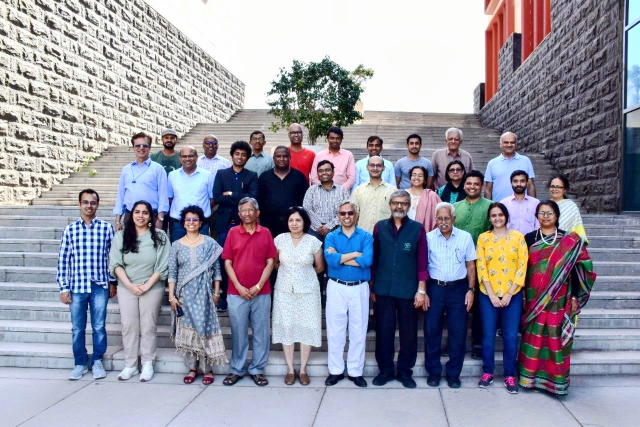
#> input picture Plaksha_Faculty.jpg, 1280 x 854 px (shown at 1/2 size)
$ jupyter execute Hussein_Lab5.ipynb
#> lines starting #> are read from the running program, lines starting #| are printed output that depends on the picture; after the words box and inside, x2 and y2 are one past the last pixel; in counts of white or black regions, pixels touching at a corner belong together
#### Instructions
###### Follow the instructions given in comments prefixed with ## and write your code below that.
###### Also fill the partial code in given blanks.
###### Don't make any changes to the rest part of the codes

### Answer the questions given at the end of this notebook within your report.

### You would need to submit your GitHub repository link. Refer to the PDF document for the instructions and details.

[cell 1]
import cv2
import numpy as np
import matplotlib.pyplot as plt
from sklearn.cluster import KMeans
from scipy.spatial import distance
from matplotlib.offsetbox import OffsetImage, AnnotationBbox

[cell 2]
## Reading the image plaksha_Faculty.jpg
img = cv2.imread("Plaksha_Faculty.jpg")
#> img is the input picture: shape (854, 1280, 3); mean B, G, R 162.4, 149, 149.2

## Convert the image to grayscale
gray_img = cv2.cvtColor(img, cv2.COLOR_BGR2GRAY)
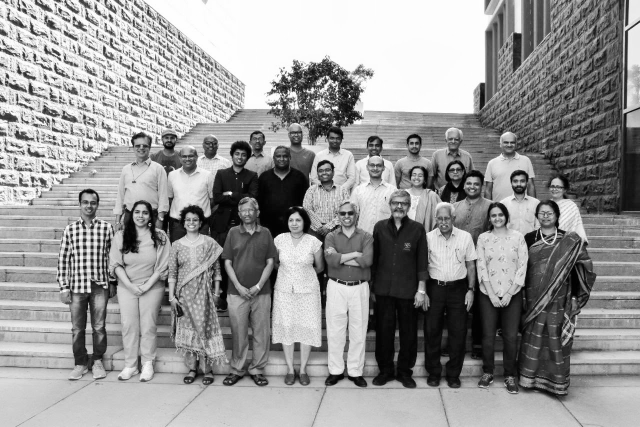
#> gray_img: shape (854, 1280) (shown at 1/2 size); min 0, max 255, mean 150.6

# Loading the required haar-cascade xml classifier file
face_cascade = cv2.CascadeClassifier("haarcascade_frontalface_default.xml")

# Applying the face detection method on the grayscale image.
## Change the parameters for better detection of faces in your case.
faces_rect = face_cascade.detectMultiScale(gray_img, 1.05, 4, minSize=(25,25), maxSize=(50,50))
#> faces_rect = 30 rows, first 6: [322, 263, 33, 33], [654, 265, 31, 31], [500, 266, 30, 30], [892, 267, 31, 31], [409, 277, 28, 28], [812, 274, 34, 34]

# Define the text and font parameters
text = "Face" ## The text you want to write
font = cv2.FONT_HERSHEY_PLAIN  ## Font type
font_scale = 2  ## Font scale factor
font_color = (0, 0, 255)  ## Text color in BGR format (here, it's red)
font_thickness = 2  ## Thickness of the text


# Iterating through rectangles of detected faces
for (x, y, w, h) in faces_rect:
    cv2.rectangle(img, (x, y), (x+w, y+h), (0, 0, 255), 2)
    # Use cv2.putText to add the text to the image, Use text, font, font_scale, font_color, font_thickness here
    cv2.putText(img, text, (x,y), font, font_scale, font_color, font_thickness)
#> this loop made 30 passes
#> (x, y, w, h) on passes 1 to 12: (322, 263, 33, 33), (654, 265, 31, 31), (500, 266, 30, 30), (892, 267, 31, 31), (409, 277, 28, 28), (812, 274, 34, 34), (464, 296, 33, 33), (632, 328, 34, 34), (819, 337, 33, 33), (570, 426, 39, 39), (576, 253, 32, 32), (1003, 273, 32, 32)
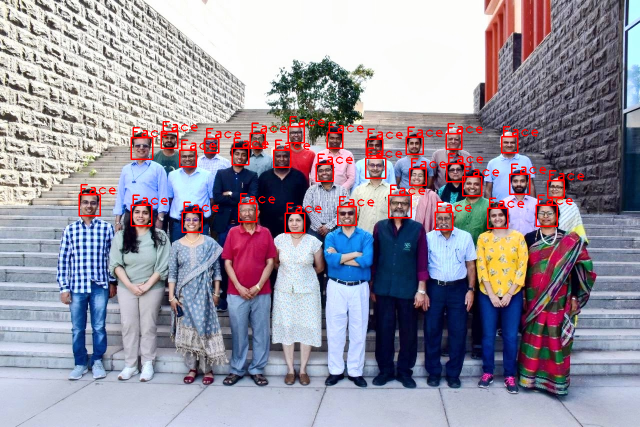
#> img: shape (854, 1280, 3) (shown at 1/2 size); 2.29% of pixels changed, all inside (x1, y1, x2, y2) = (157, 232, 1169, 467)

## Display the image and window title should be "Total number of face detected are #"
cv2.imshow(f"Total number of face detected are {len(faces_rect)}", img)
cv2.waitKey(0)
cv2.destroyAllWindows()

[cell 3]
from matplotlib.offsetbox import OffsetImage, AnnotationBbox
# Extract face region features (Hue and Saturation)
img_hsv = cv2.cvtColor(img, cv2.COLOR_BGR2HSV) ## call the img and convert it from BGR to HSV and store in img_hsv
#> img_hsv: shape (854, 1280, 3); mean H, S, V 85, 72.2, 174.3
hue_saturation = []
face_images = []  # To store detected face images

for (x, y, w, h) in faces_rect:
    face = img_hsv[y:y + h, x:x + w]
    hue = np.mean(face[:, :, 0])
    saturation = np.mean(face[:, :, 1])
    hue_saturation.append((hue, saturation))
    face_images.append(face)
#> this loop made 30 passes
#> (x, y, w, h, hue, saturation) on passes 1 to 12: (322, 263, 33, 33, 57.5, 132.5), (654, 265, 31, 31, 50.4, 133.1), (500, 266, 30, 30, 30.61, 138.5), (892, 267, 31, 31, 81.31, 108.2), (409, 277, 28, 28, 91.03, 143.1), (812, 274, 34, 34, 62.79, 116.9), (464, 296, 33, 33, 42.56, 134.3), (632, 328, 34, 34, 81.22, 114.8), (819, 337, 33, 33, 36.69, 114.4), (570, 426, 39, 39, 55.81, 115.3), (576, 253, 32, 32, 78.22, 99.11), (1003, 273, 32, 32, 51.71, 106.9)
#> after the loop, face_images = 30 items; hue_saturation = 30 pairs, first value 23.14 to 120.8, second value 80.77 to 153.6

hue_saturation = np.array(hue_saturation)
## Perform k-Means clustering on hue_saturation and store in kmeans
kmeans = KMeans(2).fit(hue_saturation)
centroids = kmeans.cluster_centers_
#> centroids = [[43.96, 122], [79.17, 110.8]]
labels = kmeans.labels_
#> labels = 30 values, max 1 at index 3, min 0 at index 0, mean 0.533

# Create a figure and axis
fig, ax = plt.subplots(figsize=(12, 6))

# Plot the clustered faces with custom markers
for i, (x,y,w,h ) in enumerate(faces_rect):
    im = OffsetImage(cv2.cvtColor(cv2.resize(face_images[i], (20, 20)), cv2.COLOR_HSV2RGB))
    ab = AnnotationBbox(im, (hue_saturation[i, 0], hue_saturation[i, 1]), frameon=False, pad=0)
    ax.add_artist(ab)
    plt.plot(hue_saturation[i, 0], hue_saturation[i, 1])


## Put x label
plt.xlabel("Hue")
## Put y label
plt.ylabel("Saturation")
## Put title
plt.title("Feature Based Clustering into 2 classes")
## Put grid
plt.grid(True)
## show the plot
plt.show()
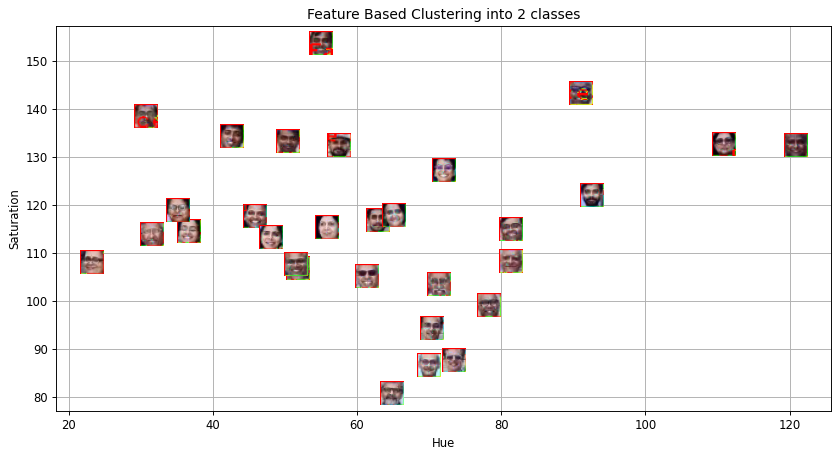
#> figure drawn by matplotlib, 1 panel

[cell 4]
# Create an empty list to store legend labels
legend_labels = []

# Create lists to store points for each cluster
cluster_0_points = []
cluster_1_points = []

# Your code for scatter plot goes here
fig, ax = plt.subplots(figsize=(12, 6))
for i, (x, y, w, h) in enumerate(faces_rect):
    if kmeans.labels_[i] == 0:
        cluster_0_points.append((hue_saturation[i, 0], hue_saturation[i, 1]))
    else:
        cluster_1_points.append((hue_saturation[i, 0], hue_saturation[i, 1]))
#> after the loop, cluster_0_points = [(57.5, 132.5), (50.4, 133.1), (30.61, 138.5), (42.56, 134.3), (36.69, 114.4), (55.81, 115.3), (51.71, 106.9), (54.94, 153.6), (45.8, 117.5), (23.14, 108), (31.55, 113.9), (48.03, 113.2), (51.53, 107.6), (35.11, 118.8)]; cluster_1_points = [(81.31, 108.2), (91.03, 143.1), (62.79, 116.9), (81.22, 114.8), (78.22, 99.11), (120.8, 132.5), (110.9, 132.6), (72, 127.1), (69.96, 86.68), (92.49, 122), (61.3, 105.1), (65.06, 117.9), (70.27, 94.28), (71.27, 103.4), (73.39, 87.63), (64.75, 80.77)]


cluster_0_points = np.array(cluster_0_points)
#> cluster_0_points = 14 rows, first 8: [57.5, 132.5], [50.4, 133.1], [30.61, 138.5], [42.56, 134.3], [36.69, 114.4], [55.81, 115.3], [51.71, 106.9], [54.94, 153.6]
# Plot points for cluster 0 in green
plt.scatter(cluster_0_points[:, 0], cluster_0_points[:, 1], c="green")


cluster_1_points = np.array(cluster_1_points)
#> cluster_1_points = 16 rows, first 8: [81.31, 108.2], [91.03, 143.1], [62.79, 116.9], [81.22, 114.8], [78.22, 99.11], [120.8, 132.5], [110.9, 132.6], [72, 127.1]
# Plot points for cluster 1 in blue
plt.scatter(cluster_1_points[:, 0], cluster_1_points[:, 1], c="blue")

# Calculate and plot centroids
centroid_0 = cluster_0_points.mean(axis= 0)
#> centroid_0 = [43.96, 122]
centroid_1 = cluster_1_points.mean(axis= 0)
#> centroid_1 = [79.17, 110.8]
# Plot both the centroid for cluster 0 and cluster 1
plt.scatter(centroid_0[0], centroid_0[1], c = "green", marker ='x')
plt.scatter(centroid_1[0], centroid_1[1], c = "blue", marker = 'x')

## Put x label
plt.xlabel("Hue")
## Put y label
plt.ylabel("Saturation")
## Put title
plt.title("Scatter Plot of Clustered Points")
## Put grid
plt.grid(True)
## show the plot
plt.show()
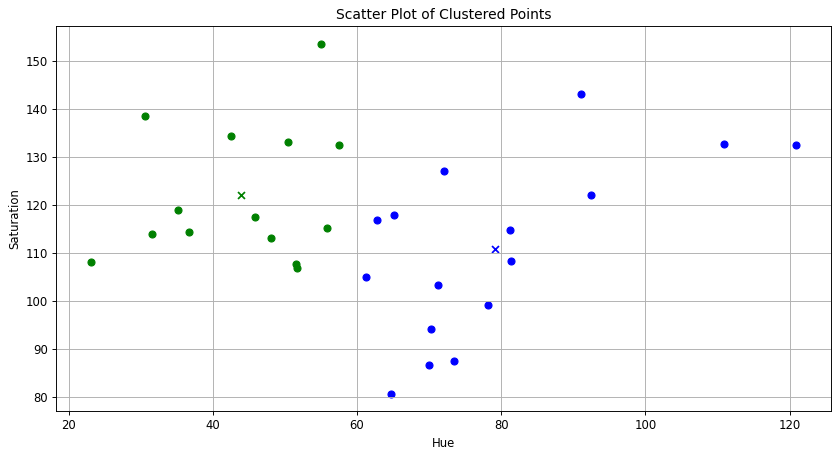
#> figure drawn by matplotlib, 1 panel

[cell 5]
## Read the class of the template image 'Dr_Shashi_Tharoor.jpg' using cv2 and store it in template_img
template_img = cv2.imread("Dr_Shashi_Tharoor.jpg")
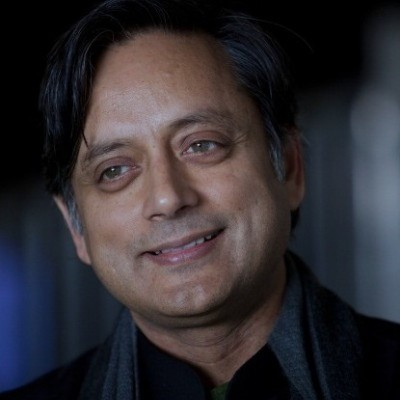
#> input picture Dr_Shashi_Tharoor.jpg, 400 x 400 px
#> template_img is the input picture: shape (400, 400, 3); mean B, G, R 49.8, 45.4, 49.1
# Detect face  in the template image after converting it to gray and store it in template_faces
template_gray = cv2.cvtColor(template_img, cv2.COLOR_BGR2GRAY)
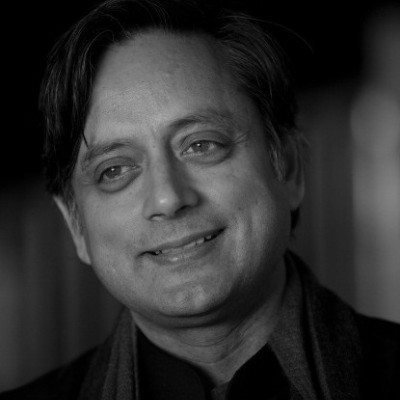
#> template_gray: shape (400, 400); min 0, max 188, mean 47
template_faces = face_cascade.detectMultiScale(template_gray, 1.05, 4)
#> template_faces = [[43, 60, 253, 253]]
# Draw rectangles around the detected faces
for (x, y, w, h) in template_faces:
    cv2.rectangle(template_img, (x, y), (x + w, y + h), (0, 255, 0), 3)
#> this loop made 1 pass
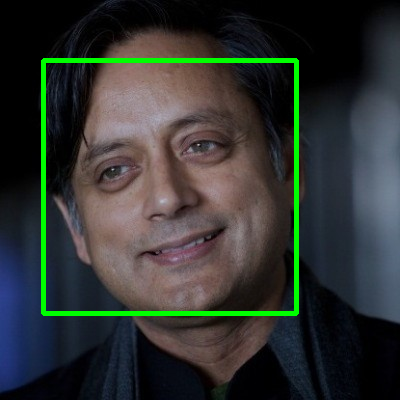
#> template_img: shape (400, 400, 3); 3.16% of pixels changed, all inside (x1, y1, x2, y2) = (41, 58, 299, 316)
cv2.imshow("Detected Face in Template Image", template_img)
cv2.waitKey(0)
cv2.destroyAllWindows()

[cell 6]
# Convert the template image to HSV color space and store it in template_hsv
template_hsv = cv2.cvtColor(template_img, cv2.COLOR_BGR2HSV)
#> template_hsv: shape (400, 400, 3); mean H, S, V 66.7, 90.5, 64.6

# Extract hue and saturation features from the template image as we did it for detected faces.

x, y, w, h = template_faces[0]
#> x = 43; y = 60; w = 253; h = 253
face = template_hsv[y:y+h, x:x+w]
#> face: shape (253, 253, 3); mean H, S, V 53.3, 76.7, 93.5
template_hue = np.mean(face[:, :, 0])
#> template_hue = 53.29
template_saturation = np.mean(face[:, :, 1])
#> template_saturation = 76.67

# Predict the cluster label for the template image and store it in template_label
pred_point = np.array([[template_hue, template_saturation]])
#> pred_point = [[53.29, 76.67]]
template_label = kmeans.predict( pred_point  )
#> template_label = [1]

# Create a figure and axis for visualization
fig, ax = plt.subplots(figsize=(12, 6))

# Plot the clustered faces with custom markers (similar to previous code)
for i, (x, y, w, h) in enumerate(faces_rect):
    color = 'red' if kmeans.labels_[i] == 0 else 'blue'
    im = OffsetImage(cv2.cvtColor(cv2.resize(face_images[i], (20, 20)), cv2.COLOR_HSV2RGB))
    ab = AnnotationBbox(im, (hue_saturation[i, 0], hue_saturation[i, 1]), frameon=False, pad=0)
    ax.add_artist(ab)
    plt.plot(hue_saturation[i, 0], hue_saturation[i, 1], 'o', markersize=5, color=color)
#> this loop made 30 passes

# Plot the template image in the respective cluster
if template_label == 0:
    color = 'red'
else:
    color = 'blue'
im = OffsetImage(cv2.cvtColor(cv2.resize(template_img, (20, 20)), cv2.COLOR_BGR2RGB))
ab = AnnotationBbox(im, (template_hue, template_saturation), frameon=False, pad=0)
ax.add_artist(ab)
plt.plot(template_hue, template_saturation, 'o', markersize=5, color=color)

## Put x label
plt.xlabel("Hue")
## Put y label
plt.ylabel("Saturation")
## Put title
plt.title("Plot with Dr Shashi Classified")
## Put grid
plt.grid(True)
## show the plot
plt.show()
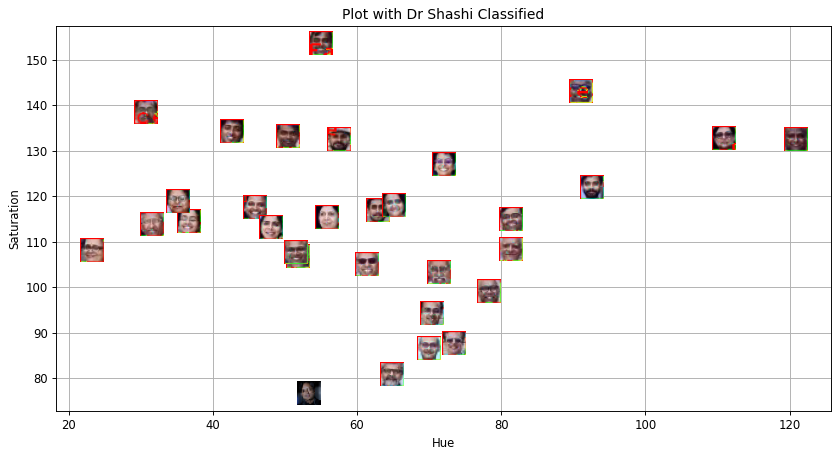
#> figure drawn by matplotlib, 1 panel

[cell 7]
# Create an empty list to store legend labels
legend_labels = []

# Create lists to store points for each cluster
cluster_0_points = []
cluster_1_points = []

# Your code for scatter plot goes here
fig, ax = plt.subplots(figsize=(12, 6))
for i, (x, y, w, h) in enumerate(faces_rect):
    if kmeans.labels_[i] == 0:
        cluster_0_points.append((hue_saturation[i, 0], hue_saturation[i, 1]))
    else:
        cluster_1_points.append((hue_saturation[i, 0], hue_saturation[i, 1]))
#> after the loop, cluster_0_points = [(57.5, 132.5), (50.4, 133.1), (30.61, 138.5), (42.56, 134.3), (36.69, 114.4), (55.81, 115.3), (51.71, 106.9), (54.94, 153.6), (45.8, 117.5), (23.14, 108), (31.55, 113.9), (48.03, 113.2), (51.53, 107.6), (35.11, 118.8)]; cluster_1_points = [(81.31, 108.2), (91.03, 143.1), (62.79, 116.9), (81.22, 114.8), (78.22, 99.11), (120.8, 132.5), (110.9, 132.6), (72, 127.1), (69.96, 86.68), (92.49, 122), (61.3, 105.1), (65.06, 117.9), (70.27, 94.28), (71.27, 103.4), (73.39, 87.63), (64.75, 80.77)]

cluster_0_points = np.array(cluster_0_points)
#> cluster_0_points = 14 rows, first 8: [57.5, 132.5], [50.4, 133.1], [30.61, 138.5], [42.56, 134.3], [36.69, 114.4], [55.81, 115.3], [51.71, 106.9], [54.94, 153.6]
# Plot points for cluster 0 in green
plt.scatter(cluster_0_points[:, 0], cluster_0_points[:, 1], c="green")


cluster_1_points = np.array(cluster_1_points)
#> cluster_1_points = 16 rows, first 8: [81.31, 108.2], [91.03, 143.1], [62.79, 116.9], [81.22, 114.8], [78.22, 99.11], [120.8, 132.5], [110.9, 132.6], [72, 127.1]
# Plot points for cluster 1 in blue
plt.scatter(cluster_1_points[:, 0], cluster_1_points[:, 1], c="blue")

# Calculate and plot centroids
centroid_0 = cluster_0_points.mean(axis= 0)
centroid_1 = cluster_1_points.mean(axis= 0)
# Plot both the centroid for cluster 0 and cluster 1
plt.scatter(centroid_0[0], centroid_0[1], c = "green", marker ='x') ## plot for centroid 0
plt.scatter(centroid_1[0], centroid_1[1], c = "blue", marker = 'x') ## plot for centroid 1

plt.plot(template_hue, template_saturation, marker='o', c= 'violet',markersize= 10, label=' Class ?' )

## Put x label
## Put y label
## Put title
## Add a legend
## Add grid
## show the plot
                                            ## End of the lab 5 ##
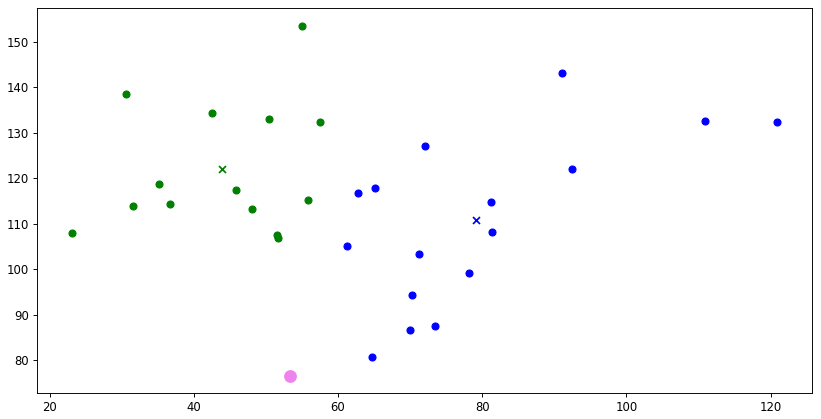
#> figure drawn by matplotlib, 1 panel
